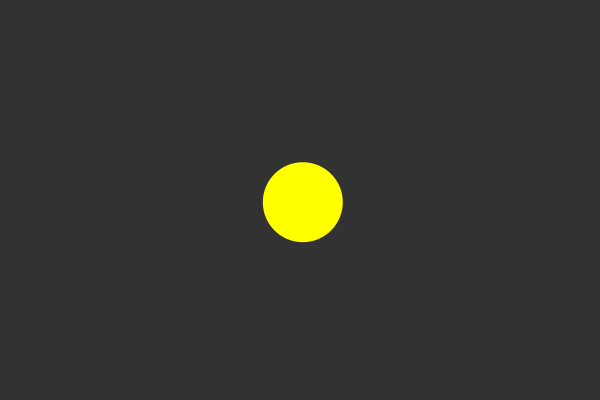
Frame 1 (no input)
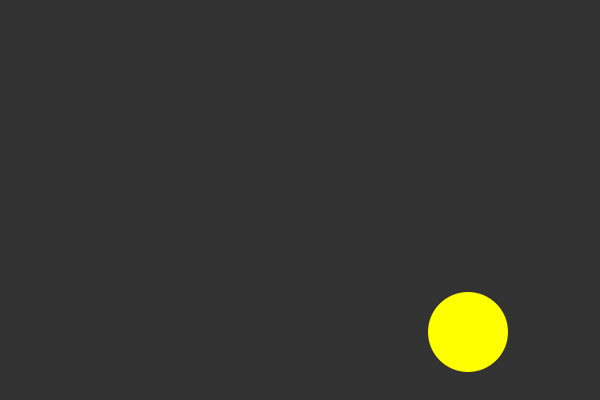
Frame 60 (the mouse pressed at the canvas centre just before this capture)
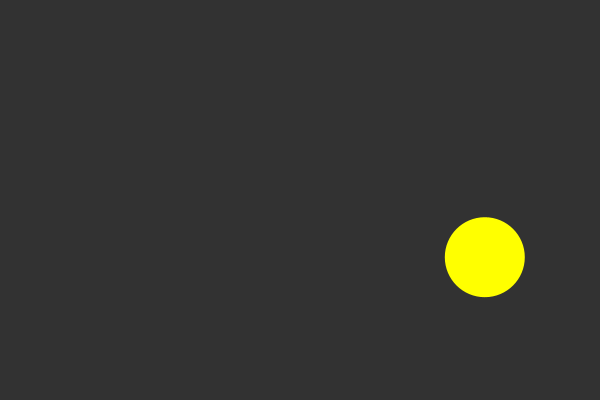
Frame 120 (the mouse held since frame 60 and released just before this capture)

The Processing sketch that drew these frames (run headless with seeded random() and noise(); from frame 60 on, the mouse is pressed at the canvas centre):

// Processing sketch: bouncing_ball
// ── bouncing_ball.pde
int diametro = 40;
float posX, posY;

float velX = 2.8;
float velY = 2.2;

int direcaoX = 1;
int direcaoY = 1;

void setup(){
  size(600,400);
  noStroke();
  ellipseMode(RADIUS);
  posX = width/2;
  posY = height/2;
}

void draw(){
  background(50);
  
  //Fazer a animação da bola
  posX = posX + (velX * direcaoX);
  posY = posY + (velY * direcaoY);
  
  //Testa se a bola sai do limite da tela. Se sair, muda a direcao da bola!
  if (posX> width-diametro || posX< diametro){
    direcaoX = direcaoX * -1; 
  }else if(posY>height-diametro || posY<diametro){
    direcaoY = direcaoY * -1;
  }
  fill(255,255,0);
  ellipse(posX, posY, diametro, diametro);

}
